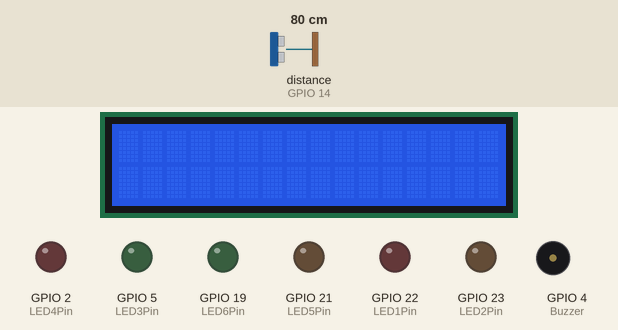
This sketch was run on a simulated ESP32. On the bench: 16×2 character LCD, output pins drawn as LEDs (lit = HIGH), buzzer (waves = sounding, pin HIGH). Wiring (from diagram.json): ultrasonic range finder: trigger GPIO 12; echo GPIO 14. The inputs (shaded band) are chosen by the test bench; at power-on: distance to the obstacle (sensor on GPIO 14) 80 cm. The echo pulse lasts 58.3 µs per cm; pins used as bus, display or sensor lines are not drawn; what the sketch prints to the serial monitor is not drawn.

Above: at 1.2 s.
1.3 s: distance to the obstacle (sensor on GPIO 14) set to 73 cm
At 3.2 s:
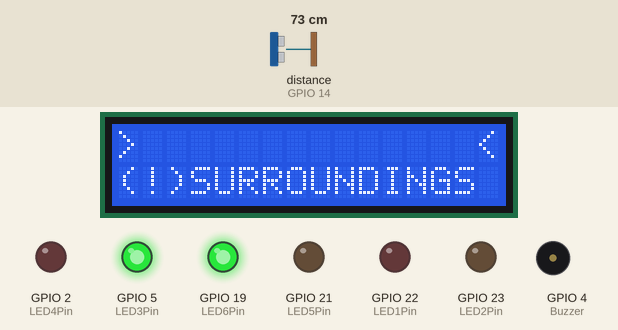
3.5 s: distance to the obstacle (sensor on GPIO 14) set to 53 cm
5.2 s: distance to the obstacle (sensor on GPIO 14) set to 46 cm
At 7.3 s:
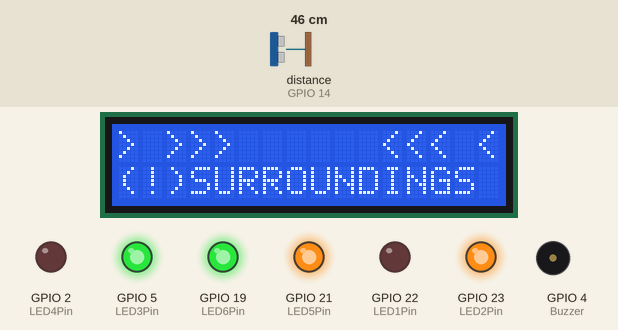
7.6 s: distance to the obstacle (sensor on GPIO 14) set to 27 cm
9.3 s: distance to the obstacle (sensor on GPIO 14) set to 22 cm
At 10.9 s:
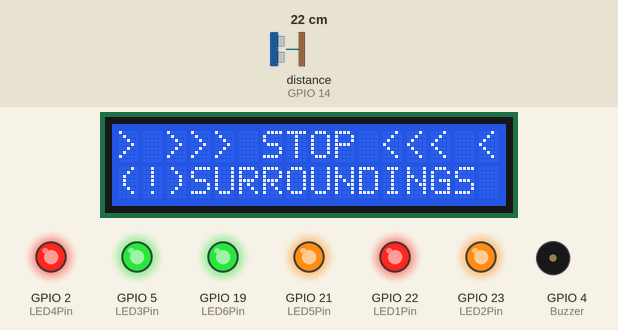
13.5 s: distance to the obstacle (sensor on GPIO 14) set to 35 cm
At 15.5 s:
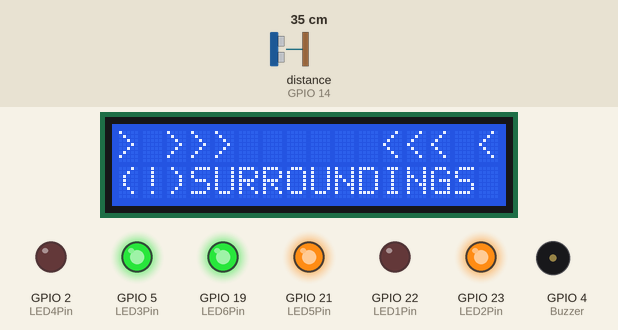
Timing chart, 0 to 16.6 s (numbered marks = the images above; inputs shaded):
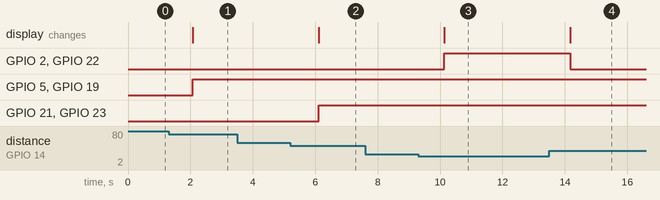

The sketch:

ParktronicsESP32.ino
```cpp
#include <Adafruit_GFX.h>
#include <LiquidCrystal.h>
#include <Wire.h>

//Preprocessor
#define trigger_pin 12
#define Echo_pin 14
#define SOUND_VELOCITY 0.034
#define CM_TO_INCH 0.393701
#define RS 13
#define En 27
#define D4 32
#define D5 33
#define D6 25
#define D7 26
#define LED1Pin 22 // red right
#define LED2Pin 23
#define LED3Pin 5
#define LED4Pin 2 // red left
#define LED5Pin 21
#define LED6Pin 19
#define Buzzer 4


long duration;
int32_t distance;

LiquidCrystal My_LCD(RS, En, D4, D5, D6, D7);

void setup() {

pinMode(LED1Pin, OUTPUT);
pinMode(LED2Pin, OUTPUT);
pinMode(LED3Pin, OUTPUT);
pinMode(LED4Pin, OUTPUT);
pinMode(LED5Pin, OUTPUT);
pinMode(LED6Pin, OUTPUT);
pinMode(Buzzer, OUTPUT);

My_LCD.begin(16, 2);
My_LCD.clear();
pinMode(trigger_pin, OUTPUT);
pinMode(Echo_pin, INPUT);
Serial.begin(9600);
}

void loop() {

digitalWrite(Buzzer, LOW);
delay(1000);
digitalWrite(trigger_pin, LOW);
delayMicroseconds(2);

digitalWrite(trigger_pin, HIGH);
delayMicroseconds(10);
digitalWrite(trigger_pin, LOW);

duration = pulseIn(Echo_pin, HIGH);
distance = (duration/2) / 29 ;
 if ( distance <= 75 )
  {
    digitalWrite(LED3Pin, HIGH);
    digitalWrite(LED6Pin, HIGH);
    My_LCD.setCursor(0,0);
    My_LCD.print(">");
    My_LCD.setCursor(15,0);
    My_LCD.print("<");
    My_LCD.setCursor(0,1);
    My_LCD.print("(!)SURROUNDINGS");

  }
  else
  {
    digitalWrite(LED3Pin, LOW);
    digitalWrite(LED6Pin, LOW);
    My_LCD.setCursor(0,0);
    My_LCD.print(" ");
    My_LCD.setCursor(15,0);
    My_LCD.print(" ");
    My_LCD.setCursor(0,1);
    My_LCD.print("               ");
  }
  if ( distance <= 50 )
  {
    digitalWrite(LED2Pin, HIGH);
    digitalWrite(LED5Pin, HIGH);
    My_LCD.setCursor(2,0);
    My_LCD.print(">>>");
    My_LCD.setCursor(13,0);
    My_LCD.print("<");
    My_LCD.setCursor(12,0);
    My_LCD.print("<");
    My_LCD.setCursor(11,0);
    My_LCD.print("<");
  }
  else
  {
    digitalWrite(LED2Pin, LOW);
    digitalWrite(LED5Pin, LOW);
    My_LCD.setCursor(2,0);
    My_LCD.print("   ");
    My_LCD.setCursor(13,0);
    My_LCD.print(" ");
    My_LCD.setCursor(12,0);
    My_LCD.print(" ");
    My_LCD.setCursor(11,0);
    My_LCD.print(" ");
  }
  if ( distance <= 25 )
  {
    digitalWrite(LED1Pin, HIGH);
    digitalWrite(LED4Pin, HIGH);
    My_LCD.setCursor(6,0);
    My_LCD.print("STOP");
    digitalWrite(Buzzer, HIGH);
  }
  else
  {
    digitalWrite(LED1Pin, LOW);
    digitalWrite(LED4Pin, LOW);
    My_LCD.setCursor(6,0);
    My_LCD.print("    ");
    digitalWrite(Buzzer, LOW);
  }

Serial.print("Distance: ");
Serial.println(distance);
}
```

Measured:
- the behaviour switches between 76 and 75 cm on distance to the obstacle (sensor on GPIO 14) (found by bisection; images 0 and 1)
- the behaviour switches between 51 and 50 cm on distance to the obstacle (sensor on GPIO 14) (found by bisection; images 1 and 2)
- the behaviour switches between 26 and 25 cm on distance to the obstacle (sensor on GPIO 14) (found by bisection; images 2 and 3)
- after the input at 1.3 s, GPIO 5 (LED3Pin), GPIO 19 (LED6Pin): LOW → HIGH after 0.78 s; the display: changes after 0.78 s (image 1)
- after the input at 3.5 s, every drawn part: stays the same
- after the input at 5.2 s, GPIO 21 (LED5Pin), GPIO 23 (LED2Pin): LOW → HIGH after 0.91 s; the display: changes after 0.92 s (image 2)
- after the input at 7.6 s, every drawn part: stays the same
- after the input at 9.3 s, GPIO 2 (LED4Pin), GPIO 22 (LED1Pin): LOW → HIGH after 0.84 s; the display: changes after 0.84 s (image 3)
- after the input at 13.5 s, GPIO 2 (LED4Pin), GPIO 22 (LED1Pin): HIGH → LOW after 0.67 s; the display: changes after 0.67 s (image 4)
